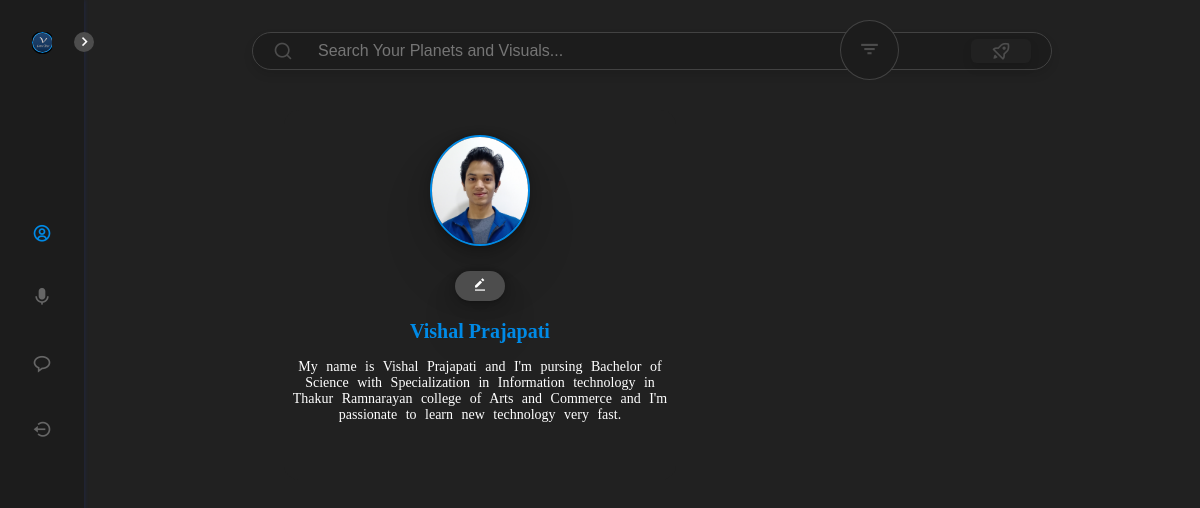
The page /user-home/ (signed in) on the database its author committed.
### Invite/models.py (models this page shows, shortened)
class User_Profile(models.Model):
    user = models.OneToOneField(User, on_delete=models.CASCADE, primary_key=True)
    images = models.ImageField(upload_to='Upload Media Root')
    first_name = models.CharField(max_length=30, default=mydate)
    last_name = models.CharField(max_length=30, default=mydate)
    Bio = models.CharField(max_length=300)

### Invite/views.py (the view)
# urls.py: path('user-home/', views.User_Home, name="user-home-btn"),
@login_required(login_url='sign-in-btn')
def User_Home(request):
    try:
        login_user = User_Profile.objects.get(user=request.user)
    except Exception as e:
        login_user = None
        print("Exception: ", e)
        return redirect("/addprofile-info")
    return render(request, "Invite/UserProfile.html", {'login_user': login_user})

### Invite/templates/Invite/UserProfile.html (shortened to what this page needs)
{% extends 'Invite/BaseNavigation.html' %}
{% load static %}
{% block UserProfile_style %} <link rel="stylesheet" href="{% static 'Invite/css/UserProfile.css' %}"> {% endblock  %}
{% block UserProfile %}
<div class="profile-container">
<form action="" method="POST">
<center>
<div class="main-profile">
{% if login_user %}
<br>
<img class="user-pic" style="border: 2px solid #008AE6;" src="{{login_user.images.url}}">
<br>
<br>
<button type="button" class="btn" onclick="location.href='{% url 'addprofile-info-btn' %}'"><i class='bx bxs-edit-alt'></i></button>
<br>
<strong><h3>{{login_user.first_name}} {{login_user.last_name}}<br></h3></strong>
<p>{{login_user.Bio}}</p><br>
{% endif %}
</div>
</center>
</form>
</div>
{% endblock  %}

### Invite/templates/Invite/BaseNavigation.html (shortened to what this page needs)
<!DOCTYPE html>
{% load static %}
<html lang="en">
  <head>
    <link
      href="https://www.cssscript.com/demo/sticky.css"
      rel="stylesheet"
      type="text/css"
    />
    <link
     id="fav-ico" href="https://unpkg.com/boxicons@2.1.2/css/boxicons.min.css"
      rel="stylesheet"
    />
    <link
      rel="stylesheet"
      href="https://unicons.iconscout.com/release/v4.0.0/css/line.css"
    />
    <link rel="stylesheet" href="{% static 'Invite/css/SearchBox.css' %}" />
    {% block UserProfile_style %}{% endblock  %}
  </head>
  <body>
    <div class="nav" id="nav">
      <nav class="nav__content">
        <div class="nav__toggle" id="nav-toggle">
          <i class="bx bx-chevron-right"></i>
        </div>
        <a href="{% url 'about-us-btn' %}" class="nav__logo">
          <img src="{% static 'Invite/photos/new.png' %}" id="V-Logo" title="Hypothetical Astronomical Story of VInvite17"/>
        </a>
        <div class="nav__list">
          <a href="{% url 'user-home-btn' %}" class="nav__link active-link" title="Transmission">
            <i class="bx bx-user-circle"></i>
          </a>
          <form method="GET" action=" ">
            <button type="button" class="voice-btn" value="submit" onclick="location.href='{% url 'voice-btn' %}'">
              <i class="bx bxs-microphone"></i>
            </button>
          </form>
          <a href="{% url 'meet-btn' %}" class="nav__link" >
            <i class="bx bx-message-rounded"></i>
          </a>
          <a href="{% url 'sign-out-btn' %}" class="nav__link">
            <i class="bx bx-log-out-circle"></i>
          </a>
        </div>
      </nav>
    </div>
    <main class="container section">
      {% include 'Invite/SearchBox.html' %}
<div class="dropdown" style="float:left;">
  <button class="dropbtn"><i class='bx bx-filter' id="filt"></i></button>
</div>
      <div style="margin-left: 140px; margin-top: 40px">
        {% block UserProfile %}{% endblock  %}
      </div>
    </main>
  </body>
</html>

### Invite/templates/Invite/SearchBox.html (shortened to what this page needs)
<form method="POST" action="{% url 'query-info' %}">
    <div class="input-box">
      <i class="uil uil-search"></i>
      <input type="search" name="dynamic-input" placeholder="Search Your Planets and Visuals..." />
      <button class="button" type="submit">
        <i class="bx bx-rocket"></i>
      </button>
    </div>
  </form>

### Invite/static/Invite/css/SearchBox.css (style rules this page uses)
.input-box { position: relative; height: 2.4em; max-width: 800px; width: 100%; background: #1c1c1c; border: 1.1px solid #424242; border-radius: 20px; box-shadow: 0 5px 10px rgba(0, 0, 0, 0.1); margin-left: 140px; }
.input-box i, .input-box .button { position: absolute; top: 50%; transform: translateY(-50%); }
.input-box i { left: 20px; font-size: 20px; color: #4d4d4d; }
.input-box input { height: 100%; width: 100%; outline: none; font-size: 16px; font-weight: 400; border: none; padding: 0 155px 0 65px; background-color: transparent; color: #ffffff; }
.input-box .button { right: 20px; font-size: 16px; font-weight: 400; color: #fff; border: none; box-shadow: 0 5px 10px rgba(0, 0, 0, 0.1); padding: 12px 30px; border-radius: 6px; background-color: #212121; cursor: pointer; }

### Invite/static/Invite/css/UserProfile.css (style rules this page uses)
.btn { width: 50px; height: 30px; border: none; border-radius: 25px; text-align: center; font-family: "Times New Roman", Times, serif; display: inline-block; font-size: 15px; background-color: #4d4d4d; color: #ffffff; box-shadow: rgba(0, 0, 0, 0.07) 0px 1px 2px, rgba(0, 0, 0, 0.07) 0px 2px 4px, rgba(0, 0, 0, 0.07) 0px 4px 8px, rgba(0, 0, 0, 0.07) 0px 8px 16px, rgba(0, 0, 0, 0.07) 0px 16px 32px, rgba(0, 0, 0, 0.07) 0px 32px 64px; }
.profile-container { background-color: #212121 ; margin-left: 500px; margin-right: 500px; margin-left: 2rem; border:2px solid white; border: none; border-radius: 15px; }
.profile-container .user-pic { max-width: 100px; display: inline-block; vertical-align: middle; border-radius: 50%; box-shadow: rgba(0, 0, 0, 0.07) 0px 1px 2px, rgba(0, 0, 0, 0.07) 0px 2px 4px, rgba(0, 0, 0, 0.07) 0px 4px 8px, rgba(0, 0, 0, 0.07) 0px 8px 16px, rgba(0, 0, 0, 0.07) 0px 16px 32px, rgba(0, 0, 0, 0.07) 0px 32px 64px; }
h3 { color: #008AE6; font-size: 20px; font-weight: bold; font-family: HoloLens MDL2 Assets; margin-top: 1.2rem; }
p { color: #ffffff; font-weight: 200; font-size: 14px; font-family:Nirmala UI; margin-top: 1rem; margin-bottom: 2rem; word-spacing: 5px; }

### rows shown on the page
User_Profile: images (picture), first_name "Vishal", last_name "Prajapati", Bio "My name is Vishal Prajapati and I'm pursing Bachelor of Science with Specialization in Information technology in Thakur Ramnarayan college of Arts and Commerce and I'm passionate to learn new technology very fast."
